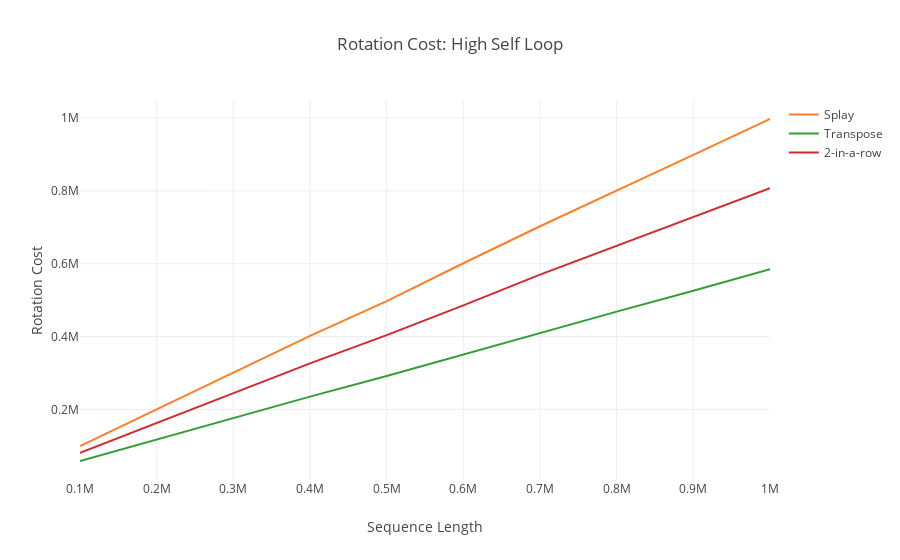
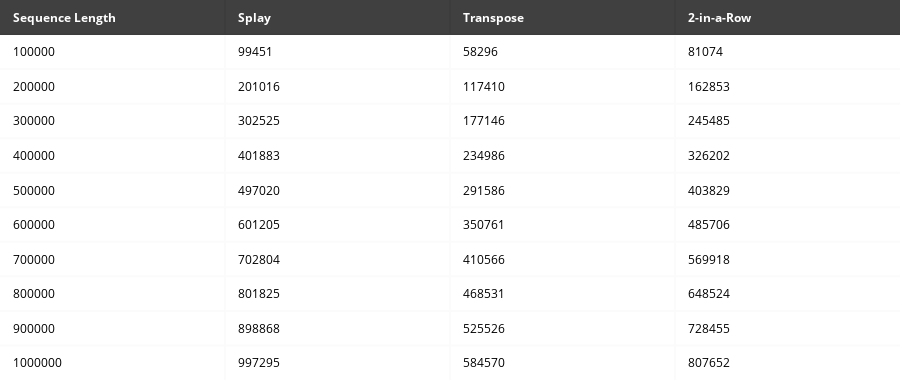

Notebook source saved alongside these figures, in order:
### Code cell
df = pd.read_csv('rotation/mtfMarkovHighRotationCost.csv')

trace1 = go.Scatter(
                    x=df['Sequence Length'], y=df['Access Costs'], # Data
                    mode='lines', name='Splay',
                    line = dict(color = ('rgb(253, 127, 40)'))
                   )

df = pd.read_csv('rotation/transposeMarkovHighRotationCost.csv')

trace2 = go.Scatter(
                    x=df['Sequence Length'], y=df['Access Costs'], # Data
                    mode='lines', name='Transpose',
                    line = dict(color = ('rgb(50, 158, 52)'))
                   )

df = pd.read_csv('rotation/kInARowMarkovHighRotationCost.csv')

trace3 = go.Scatter(
                    x=df['Sequence Length'], y=df['Access Costs'], # Data
                    mode='lines', name='2-in-a-row',
                    line = dict(color = ('rgb(211, 41, 47)'))
                   )



layout = go.Layout(title='Rotation Cost: High Self Loop',
                   plot_bgcolor='rgb(255, 255,255)',
                   xaxis=dict(title='Sequence Length'),
                   yaxis=dict(title='Rotation Cost'))

fig = go.Figure(data=[trace1, trace2, trace3], layout=layout)

# Plot data in the notebook
iplot(fig)


df = pd.read_csv('table/MarkovHighRotation.csv')
colorscale = [[0, '#000000'],[.5, '#FFFFFF'],[1, '#ffffff']]
table = ff.create_table(df, colorscale=colorscale)
iplot(table)

### Figure 1 — Plotly figure (JSON) as saved in the notebook; plotly's stock layout.template omitted (floating-point values rounded to 4 significant figures)
{"data": [{"line": {"color": "rgb(253, 127, 40)"}, "mode": "lines", "name": "Splay", "type": "scatter", "uid": "1174d303-bab0-40b0-88d5-a60c4d5beb38", "x": [100000, 200000, 300000, 400000, 500000, 600000, 700000, 800000, 900000, 1000000], "y": [99451, 201016, 302525, 401883, 497020, 601205, 702804, 801825, 898868, 997295]}, {"line": {"color": "rgb(50, 158, 52)"}, "mode": "lines", "name": "Transpose", "type": "scatter", "uid": "eace26f2-5ed2-4bd3-bfcf-50f435fb3bc7", "x": [100000, 200000, 300000, 400000, 500000, 600000, 700000, 800000, 900000, 1000000], "y": [58296, 117410, 177146, 234986, 291586, 350761, 410566, 468531, 525526, 584570]}, {"line": {"color": "rgb(211, 41, 47)"}, "mode": "lines", "name": "2-in-a-row", "type": "scatter", "uid": "400a6c9d-ac3c-42d2-ba03-b1392852a85b", "x": [100000, 200000, 300000, 400000, 500000, 600000, 700000, 800000, 900000, 1000000], "y": [81074, 162853, 245485, 326202, 403829, 485706, 569918, 648524, 728455, 807652]}], "layout": {"plot_bgcolor": "rgb(255, 255,255)", "title": "Rotation Cost: High Self Loop", "xaxis": {"title": "Sequence Length"}, "yaxis": {"title": "Rotation Cost"}}}

### Figure 2 — Plotly figure (JSON) as saved in the notebook; plotly's stock layout.template omitted (floating-point values rounded to 4 significant figures)
{"data": [{"colorscale": [[0, "#000000"], [0.5, "#FFFFFF"], [1, "#ffffff"]], "hoverinfo": "none", "opacity": 0.75, "showscale": false, "type": "heatmap", "uid": "69c2d25c-535f-45d5-86ea-363119d0d946", "z": [[0, 0, 0, 0], [0.5, 0.5, 0.5, 0.5], [1, 1, 1, 1], [0.5, 0.5, 0.5, 0.5], [1, 1, 1, 1], [0.5, 0.5, 0.5, 0.5], [1, 1, 1, 1], [0.5, 0.5, 0.5, 0.5], [1, 1, 1, 1], [0.5, 0.5, 0.5, 0.5], [1, 1, 1, 1]]}], "layout": {"annotations": [{"align": "left", "font": {"color": "#ffffff"}, "showarrow": false, "text": "<b>Sequence Length</b>", "x": -0.45, "xanchor": "left", "xref": "x", "y": 0, "yref": "y"}, {"align": "left", "font": {"color": "#ffffff"}, "showarrow": false, "text": "<b>Splay</b>", "x": 0.55, "xanchor": "left", "xref": "x", "y": 0, "yref": "y"}, {"align": "left", "font": {"color": "#ffffff"}, "showarrow": false, "text": "<b>Transpose</b>", "x": 1.55, "xanchor": "left", "xref": "x", "y": 0, "yref": "y"}, {"align": "left", "font": {"color": "#ffffff"}, "showarrow": false, "text": "<b>2-in-a-Row</b>", "x": 2.55, "xanchor": "left", "xref": "x", "y": 0, "yref": "y"}, {"align": "left", "font": {"color": "#000000"}, "showarrow": false, "text": "100000", "x": -0.45, "xanchor": "left", "xref": "x", "y": 1, "yref": "y"}, {"align": "left", "font": {"color": "#000000"}, "showarrow": false, "text": "99451", "x": 0.55, "xanchor": "left", "xref": "x", "y": 1, "yref": "y"}, {"align": "left", "font": {"color": "#000000"}, "showarrow": false, "text": "58296", "x": 1.55, "xanchor": "left", "xref": "x", "y": 1, "yref": "y"}, {"align": "left", "font": {"color": "#000000"}, "showarrow": false, "text": "81074", "x": 2.55, "xanchor": "left", "xref": "x", "y": 1, "yref": "y"}, {"align": "left", "font": {"color": "#000000"}, "showarrow": false, "text": "200000", "x": -0.45, "xanchor": "left", "xref": "x", "y": 2, "yref": "y"}, {"align": "left", "font": {"color": "#000000"}, "showarrow": false, "text": "201016", "x": 0.55, "xanchor": "left", "xref": "x", "y": 2, "yref": "y"}, {"align": "left", "font": {"color": "#000000"}, "showarrow": false, "text": "117410", "x": 1.55, "xanchor": "left", "xref": "x", "y": 2, "yref": "y"}, {"align": "left", "font": {"color": "#000000"}, "showarrow": false, "text": "162853", "x": 2.55, "xanchor": "left", "xref": "x", "y": 2, "yref": "y"}, {"align": "left", "font": {"color": "#000000"}, "showarrow": false, "text": "300000", "x": -0.45, "xanchor": "left", "xref": "x", "y": 3, "yref": "y"}, {"align": "left", "font": {"color": "#000000"}, "showarrow": false, "text": "302525", "x": 0.55, "xanchor": "left", "xref": "x", "y": 3, "yref": "y"}, {"align": "left", "font": {"color": "#000000"}, "showarrow": false, "text": "177146", "x": 1.55, "xanchor": "left", "xref": "x", "y": 3, "yref": "y"}, {"align": "left", "font": {"color": "#000000"}, "showarrow": false, "text": "245485", "x": 2.55, "xanchor": "left", "xref": "x", "y": 3, "yref": "y"}, {"align": "left", "font": {"color": "#000000"}, "showarrow": false, "text": "400000", "x": -0.45, "xanchor": "left", "xref": "x", "y": 4, "yref": "y"}, {"align": "left", "font": {"color": "#000000"}, "showarrow": false, "text": "401883", "x": 0.55, "xanchor": "left", "xref": "x", "y": 4, "yref": "y"}, {"align": "left", "font": {"color": "#000000"}, "showarrow": false, "text": "234986", "x": 1.55, "xanchor": "left", "xref": "x", "y": 4, "yref": "y"}, {"align": "left", "font": {"color": "#000000"}, "showarrow": false, "text": "326202", "x": 2.55, "xanchor": "left", "xref": "x", "y": 4, "yref": "y"}, {"align": "left", "font": {"color": "#000000"}, "showarrow": false, "text": "500000", "x": -0.45, "xanchor": "left", "xref": "x", "y": 5, "yref": "y"}, {"align": "left", "font": {"color": "#000000"}, "showarrow": false, "text": "497020", "x": 0.55, "xanchor": "left", "xref": "x", "y": 5, "yref": "y"}, {"align": "left", "font": {"color": "#000000"}, "showarrow": false, "text": "291586", "x": 1.55, "xanchor": "left", "xref": "x", "y": 5, "yref": "y"}, {"align": "left", "font": {"color": "#000000"}, "showarrow": false, "text": "403829", "x": 2.55, "xanchor": "left", "xref": "x", "y": 5, "yref": "y"}, {"align": "left", "font": {"color": "#000000"}, "showarrow": false, "text": "600000", "x": -0.45, "xanchor": "left", "xref": "x", "y": 6, "yref": "y"}, {"align": "left", "font": {"color": "#000000"}, "showarrow": false, "text": "601205", "x": 0.55, "xanchor": "left", "xref": "x", "y": 6, "yref": "y"}, {"align": "left", "font": {"color": "#000000"}, "showarrow": false, "text": "350761", "x": 1.55, "xanchor": "left", "xref": "x", "y": 6, "yref": "y"}, {"align": "left", "font": {"color": "#000000"}, "showarrow": false, "text": "485706", "x": 2.55, "xanchor": "left", "xref": "x", "y": 6, "yref": "y"}, {"align": "left", "font": {"color": "#000000"}, "showarrow": false, "text": "700000", "x": -0.45, "xanchor": "left", "xref": "x", "y": 7, "yref": "y"}, {"align": "left", "font": {"color": "#000000"}, "showarrow": false, "text": "702804", "x": 0.55, "xanchor": "left", "xref": "x", "y": 7, "yref": "y"}, {"align": "left", "font": {"color": "#000000"}, "showarrow": false, "text": "410566", "x": 1.55, "xanchor": "left", "xref": "x", "y": 7, "yref": "y"}, {"align": "left", "font": {"color": "#000000"}, "showarrow": false, "text": "569918", "x": 2.55, "xanchor": "left", "xref": "x", "y": 7, "yref": "y"}, {"align": "left", "font": {"color": "#000000"}, "showarrow": false, "text": "800000", "x": -0.45, "xanchor": "left", "xref": "x", "y": 8, "yref": "y"}, {"align": "left", "font": {"color": "#000000"}, "showarrow": false, "text": "801825", "x": 0.55, "xanchor": "left", "xref": "x", "y": 8, "yref": "y"}, {"align": "left", "font": {"color": "#000000"}, "showarrow": false, "text": "468531", "x": 1.55, "xanchor": "left", "xref": "x", "y": 8, "yref": "y"}, {"align": "left", "font": {"color": "#000000"}, "showarrow": false, "text": "648524", "x": 2.55, "xanchor": "left", "xref": "x", "y": 8, "yref": "y"}, {"align": "left", "font": {"color": "#000000"}, "showarrow": false, "text": "900000", "x": -0.45, "xanchor": "left", "xref": "x", "y": 9, "yref": "y"}, {"align": "left", "font": {"color": "#000000"}, "showarrow": false, "text": "898868", "x": 0.55, "xanchor": "left", "xref": "x", "y": 9, "yref": "y"}, {"align": "left", "font": {"color": "#000000"}, "showarrow": false, "text": "525526", "x": 1.55, "xanchor": "left", "xref": "x", "y": 9, "yref": "y"}, {"align": "left", "font": {"color": "#000000"}, "showarrow": false, "text": "728455", "x": 2.55, "xanchor": "left", "xref": "x", "y": 9, "yref": "y"}, {"align": "left", "font": {"color": "#000000"}, "showarrow": false, "text": "1000000", "x": -0.45, "xanchor": "left", "xref": "x", "y": 10, "yref": "y"}, {"align": "left", "font": {"color": "#000000"}, "showarrow": false, "text": "997295", "x": 0.55, "xanchor": "left", "xref": "x", "y": 10, "yref": "y"}, {"align": "left", "font": {"color": "#000000"}, "showarrow": false, "text": "584570", "x": 1.55, "xanchor": "left", "xref": "x", "y": 10, "yref": "y"}, {"align": "left", "font": {"color": "#000000"}, "showarrow": false, "text": "807652", "x": 2.55, "xanchor": "left", "xref": "x", "y": 10, "yref": "y"}], "height": 380, "margin": {"b": 0, "l": 0, "r": 0, "t": 0}, "xaxis": {"dtick": 1, "gridwidth": 2, "showticklabels": false, "tick0": -0.5, "ticks": "", "zeroline": false}, "yaxis": {"autorange": "reversed", "dtick": 1, "gridwidth": 2, "showticklabels": false, "tick0": 0.5, "ticks": "", "zeroline": false}}}
